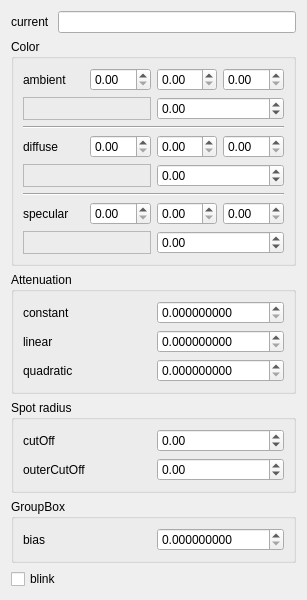
<?xml version="1.0" encoding="UTF-8"?>
<ui version="4.0">
 <class>FormContextLight</class>
 <widget class="QWidget" name="FormContextLight">
  <property name="geometry">
   <rect>
    <x>0</x>
    <y>0</y>
    <width>307</width>
    <height>584</height>
   </rect>
  </property>
  <property name="windowTitle">
   <string>Form</string>
  </property>
  <layout class="QVBoxLayout" name="verticalLayout_8">
   <item>
    <layout class="QHBoxLayout" name="horizontalLayout_9">
     <item>
      <widget class="QLabel" name="label_7">
       <property name="text">
        <string>current </string>
       </property>
      </widget>
     </item>
     <item>
      <widget class="QLineEdit" name="lineEdit_current">
       <property name="readOnly">
        <bool>true</bool>
       </property>
      </widget>
     </item>
    </layout>
   </item>
   <item>
    <widget class="QGroupBox" name="groupBox">
     <property name="title">
      <string>Color</string>
     </property>
     <layout class="QVBoxLayout" name="verticalLayout_7">
      <item>
       <layout class="QVBoxLayout" name="verticalLayout">
        <item>
         <layout class="QHBoxLayout" name="horizontalLayout">
          <item>
           <widget class="QLabel" name="label_6">
            <property name="text">
             <string>ambient</string>
            </property>
           </widget>
          </item>
          <item>
           <widget class="QDoubleSpinBox" name="doubleSpinBox_ambient_red">
            <property name="minimum">
             <double>0.000000000000000</double>
            </property>
            <property name="maximum">
             <double>99.000000000000000</double>
            </property>
            <property name="singleStep">
             <double>0.100000000000000</double>
            </property>
           </widget>
          </item>
          <item>
           <widget class="QDoubleSpinBox" name="doubleSpinBox_ambient_green">
            <property name="minimum">
             <double>0.000000000000000</double>
            </property>
            <property name="maximum">
             <double>99.000000000000000</double>
            </property>
            <property name="singleStep">
             <double>0.100000000000000</double>
            </property>
           </widget>
          </item>
          <item>
           <widget class="QDoubleSpinBox" name="doubleSpinBox_ambient_blue">
            <property name="minimum">
             <double>0.000000000000000</double>
            </property>
            <property name="maximum">
             <double>99.000000000000000</double>
            </property>
            <property name="singleStep">
             <double>0.100000000000000</double>
            </property>
           </widget>
          </item>
         </layout>
        </item>
        <item>
         <layout class="QHBoxLayout" name="horizontalLayout_10">
          <item>
           <widget class="QFrame" name="frame_ambient">
            <property name="minimumSize">
             <size>
              <width>20</width>
              <height>0</height>
             </size>
            </property>
            <property name="frameShape">
             <enum>QFrame::StyledPanel</enum>
            </property>
            <property name="frameShadow">
             <enum>QFrame::Raised</enum>
            </property>
           </widget>
          </item>
          <item>
           <widget class="QDoubleSpinBox" name="doubleSpinBox_ambient">
            <property name="minimum">
             <double>-99.989999999999995</double>
            </property>
            <property name="singleStep">
             <double>0.100000000000000</double>
            </property>
            <property name="value">
             <double>0.000000000000000</double>
            </property>
           </widget>
          </item>
         </layout>
        </item>
       </layout>
      </item>
      <item>
       <widget class="Line" name="line">
        <property name="orientation">
         <enum>Qt::Horizontal</enum>
        </property>
       </widget>
      </item>
      <item>
       <layout class="QVBoxLayout" name="verticalLayout_2">
        <item>
         <layout class="QHBoxLayout" name="horizontalLayout_2">
          <item>
           <widget class="QLabel" name="label_9">
            <property name="text">
             <string>diffuse</string>
            </property>
           </widget>
          </item>
          <item>
           <widget class="QDoubleSpinBox" name="doubleSpinBox_diffuse_red">
            <property name="minimum">
             <double>0.000000000000000</double>
            </property>
            <property name="maximum">
             <double>99.000000000000000</double>
            </property>
            <property name="singleStep">
             <double>0.100000000000000</double>
            </property>
           </widget>
          </item>
          <item>
           <widget class="QDoubleSpinBox" name="doubleSpinBox_diffuse_green">
            <property name="minimum">
             <double>0.000000000000000</double>
            </property>
            <property name="maximum">
             <double>99.000000000000000</double>
            </property>
            <property name="singleStep">
             <double>0.100000000000000</double>
            </property>
           </widget>
          </item>
          <item>
           <widget class="QDoubleSpinBox" name="doubleSpinBox_diffuse_blue">
            <property name="minimum">
             <double>0.000000000000000</double>
            </property>
            <property name="maximum">
             <double>99.000000000000000</double>
            </property>
            <property name="singleStep">
             <double>0.100000000000000</double>
            </property>
           </widget>
          </item>
         </layout>
        </item>
        <item>
         <layout class="QHBoxLayout" name="horizontalLayout_11">
          <item>
           <widget class="QFrame" name="frame_diffuse">
            <property name="minimumSize">
             <size>
              <width>20</width>
              <height>0</height>
             </size>
            </property>
            <property name="frameShape">
             <enum>QFrame::StyledPanel</enum>
            </property>
            <property name="frameShadow">
             <enum>QFrame::Raised</enum>
            </property>
           </widget>
          </item>
          <item>
           <widget class="QDoubleSpinBox" name="doubleSpinBox_diffuse">
            <property name="minimum">
             <double>-99.989999999999995</double>
            </property>
            <property name="singleStep">
             <double>0.100000000000000</double>
            </property>
            <property name="value">
             <double>0.000000000000000</double>
            </property>
           </widget>
          </item>
         </layout>
        </item>
       </layout>
      </item>
      <item>
       <widget class="Line" name="line_2">
        <property name="orientation">
         <enum>Qt::Horizontal</enum>
        </property>
       </widget>
      </item>
      <item>
       <layout class="QVBoxLayout" name="verticalLayout_6">
        <item>
         <layout class="QHBoxLayout" name="horizontalLayout_3">
          <item>
           <widget class="QLabel" name="label_10">
            <property name="text">
             <string>specular</string>
            </property>
           </widget>
          </item>
          <item>
           <widget class="QDoubleSpinBox" name="doubleSpinBox_specular_red">
            <property name="minimum">
             <double>0.000000000000000</double>
            </property>
            <property name="maximum">
             <double>99.000000000000000</double>
            </property>
            <property name="singleStep">
             <double>0.100000000000000</double>
            </property>
           </widget>
          </item>
          <item>
           <widget class="QDoubleSpinBox" name="doubleSpinBox_specular_green">
            <property name="minimum">
             <double>0.000000000000000</double>
            </property>
            <property name="maximum">
             <double>99.000000000000000</double>
            </property>
            <property name="singleStep">
             <double>0.100000000000000</double>
            </property>
           </widget>
          </item>
          <item>
           <widget class="QDoubleSpinBox" name="doubleSpinBox_specular_blue">
            <property name="minimum">
             <double>0.000000000000000</double>
            </property>
            <property name="maximum">
             <double>99.000000000000000</double>
            </property>
            <property name="singleStep">
             <double>0.100000000000000</double>
            </property>
           </widget>
          </item>
         </layout>
        </item>
        <item>
         <layout class="QHBoxLayout" name="horizontalLayout_12">
          <item>
           <widget class="QFrame" name="frame_specular">
            <property name="minimumSize">
             <size>
              <width>20</width>
              <height>0</height>
             </size>
            </property>
            <property name="frameShape">
             <enum>QFrame::StyledPanel</enum>
            </property>
            <property name="frameShadow">
             <enum>QFrame::Raised</enum>
            </property>
           </widget>
          </item>
          <item>
           <widget class="QDoubleSpinBox" name="doubleSpinBox_specular">
            <property name="minimum">
             <double>-99.989999999999995</double>
            </property>
            <property name="singleStep">
             <double>0.100000000000000</double>
            </property>
            <property name="value">
             <double>0.000000000000000</double>
            </property>
           </widget>
          </item>
         </layout>
        </item>
       </layout>
      </item>
     </layout>
    </widget>
   </item>
   <item>
    <widget class="QGroupBox" name="groupBox_attenuation">
     <property name="title">
      <string>Attenuation</string>
     </property>
     <layout class="QVBoxLayout" name="verticalLayout_3">
      <item>
       <layout class="QHBoxLayout" name="horizontalLayout_4">
        <item>
         <widget class="QLabel" name="label_3">
          <property name="text">
           <string>constant</string>
          </property>
         </widget>
        </item>
        <item>
         <widget class="QDoubleSpinBox" name="doubleSpinBox_constant">
          <property name="decimals">
           <number>9</number>
          </property>
          <property name="minimum">
           <double>0.000000000000000</double>
          </property>
          <property name="singleStep">
           <double>0.100000000000000</double>
          </property>
         </widget>
        </item>
       </layout>
      </item>
      <item>
       <layout class="QHBoxLayout" name="horizontalLayout_5">
        <item>
         <widget class="QLabel" name="label_4">
          <property name="text">
           <string>linear</string>
          </property>
         </widget>
        </item>
        <item>
         <widget class="QDoubleSpinBox" name="doubleSpinBox_linear">
          <property name="decimals">
           <number>9</number>
          </property>
          <property name="minimum">
           <double>0.000000000000000</double>
          </property>
          <property name="singleStep">
           <double>0.000100000000000</double>
          </property>
         </widget>
        </item>
       </layout>
      </item>
      <item>
       <layout class="QHBoxLayout" name="horizontalLayout_6">
        <item>
         <widget class="QLabel" name="label_5">
          <property name="text">
           <string>quadratic</string>
          </property>
         </widget>
        </item>
        <item>
         <widget class="QDoubleSpinBox" name="doubleSpinBox_quadratic">
          <property name="decimals">
           <number>9</number>
          </property>
          <property name="minimum">
           <double>0.000000000000000</double>
          </property>
          <property name="singleStep">
           <double>0.000001000000000</double>
          </property>
         </widget>
        </item>
       </layout>
      </item>
     </layout>
    </widget>
   </item>
   <item>
    <widget class="QGroupBox" name="groupBox_spot">
     <property name="title">
      <string>Spot radius</string>
     </property>
     <layout class="QVBoxLayout" name="verticalLayout_5">
      <item>
       <layout class="QVBoxLayout" name="verticalLayout_4">
        <item>
         <layout class="QHBoxLayout" name="horizontalLayout_7">
          <item>
           <widget class="QLabel" name="label">
            <property name="text">
             <string>cutOff</string>
            </property>
           </widget>
          </item>
          <item>
           <widget class="QDoubleSpinBox" name="doubleSpinBox_cutOff">
            <property name="minimum">
             <double>-99.989999999999995</double>
            </property>
           </widget>
          </item>
         </layout>
        </item>
        <item>
         <layout class="QHBoxLayout" name="horizontalLayout_8">
          <item>
           <widget class="QLabel" name="label_2">
            <property name="text">
             <string>outerCutOff</string>
            </property>
           </widget>
          </item>
          <item>
           <widget class="QDoubleSpinBox" name="doubleSpinBox_outerCutOff">
            <property name="minimum">
             <double>-99.989999999999995</double>
            </property>
           </widget>
          </item>
         </layout>
        </item>
       </layout>
      </item>
     </layout>
    </widget>
   </item>
   <item>
    <widget class="QGroupBox" name="groupBox_2">
     <property name="title">
      <string>GroupBox</string>
     </property>
     <layout class="QHBoxLayout" name="horizontalLayout_13">
      <item>
       <widget class="QLabel" name="label_8">
        <property name="text">
         <string>bias</string>
        </property>
       </widget>
      </item>
      <item>
       <widget class="QDoubleSpinBox" name="doubleSpinBox_bias">
        <property name="decimals">
         <number>9</number>
        </property>
        <property name="singleStep">
         <double>0.000100000000000</double>
        </property>
       </widget>
      </item>
     </layout>
    </widget>
   </item>
   <item>
    <widget class="QCheckBox" name="checkBox">
     <property name="text">
      <string>blink</string>
     </property>
    </widget>
   </item>
   <item>
    <spacer name="verticalSpacer">
     <property name="orientation">
      <enum>Qt::Vertical</enum>
     </property>
     <property name="sizeHint" stdset="0">
      <size>
       <width>20</width>
       <height>40</height>
      </size>
     </property>
    </spacer>
   </item>
  </layout>
 </widget>
 <resources/>
 <connections/>
</ui>
